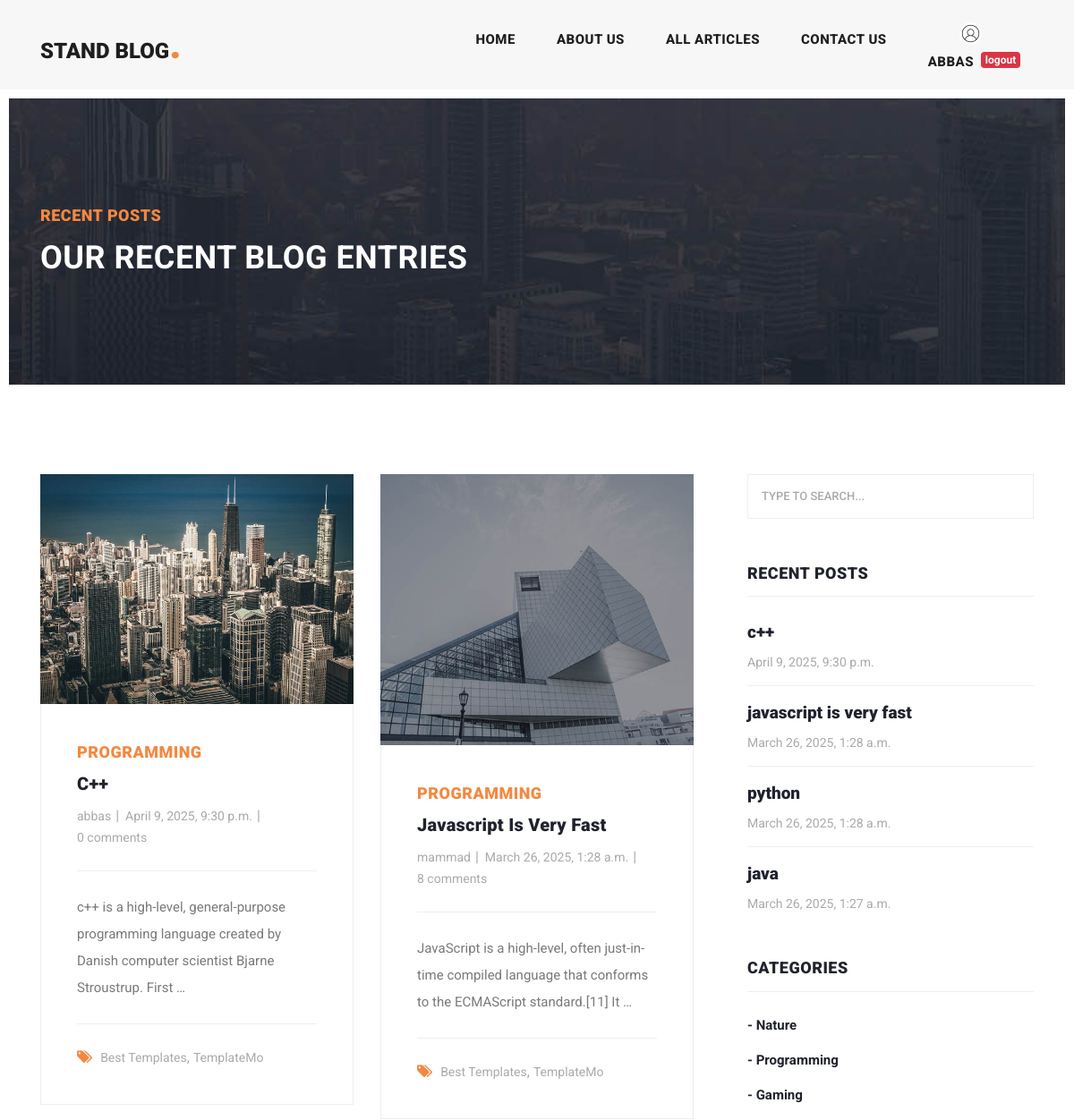
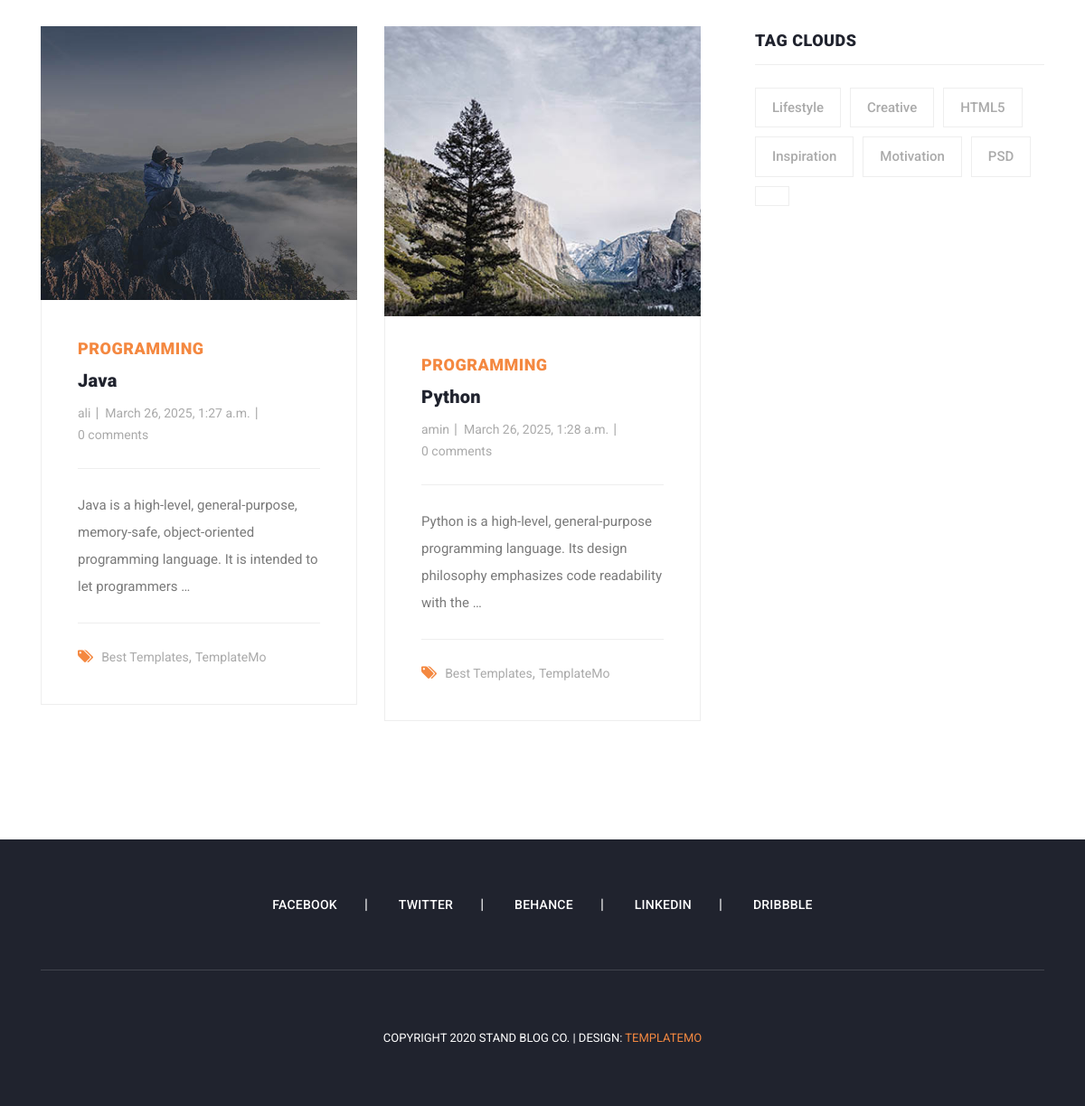
The app's page /articles/category/2 (signed in) with its own data (2 pictures, top to bottom).
### blog/models.py (models this page shows, shortened)
class Article(models.Model):
    author = models.ForeignKey(User , on_delete=models.SET_NULL, null=True , blank=True , related_name='articles')
    title = models.CharField(max_length=80)
    category = models.ManyToManyField(Category , related_name="articles")
    body = models.TextField()
    image = models.ImageField(upload_to='images/articles' , null=True, blank=True)
    created = models.DateTimeField(auto_now_add=True)
    updated = models.DateTimeField(auto_now=True)
    is_published = models.BooleanField(default=True)
    slug = models.SlugField(blank=True , unique=True)
    objects = models.Manager()
    class Meta:
        ordering = ('-updated','-created')
    def get_absolute_url(self):
        return reverse('blog:article_detail', kwargs={'slug': self.slug})

class Category(models.Model):
    title = models.CharField(max_length=100)
    created = models.DateTimeField(auto_now_add=True)
    def __str__(self):
        return self.title

### blog/views.py (the view)
# urls.py: path('category/<int:pk>', views.category_detail , name='category_detail'),
def category_detail(request , pk=None):
    category = get_object_or_404(Category, id=pk)
    articles = category.articles.all()
    return render(request , "blog/articles_list.html" , {'articles':articles})

### context_processors/context_processors.py (called while the page is built)
def recent_articles(request):
    recent_articles = Article.objects.order_by('-created')
    categories = Category.objects.all()
    return {'recent_articles': recent_articles , "categories": categories}

### blog/templates/blog/articles_list.html (shortened to what this page needs)
{% extends 'base.html' %}
{% load static %}
{% block content %}
    <div class="heading-page header-text">
      <section class="page-heading">
        <div class="container">
          <div class="row">
            <div class="col-lg-12">
              <div class="text-content">
                <h4>Recent Posts</h4>
                <h2>Our Recent Blog Entries</h2>
              </div>
            </div>
          </div>
        </div>
      </section>
    </div>
    <section class="blog-posts grid-system">
      <div class="container">
        <div class="row">
          <div class="col-lg-8">
            <div class="all-blog-posts">
              <div class="row">
                  {% for article in articles %}
                      <div class="col-lg-6">
                  <div class="blog-post">
                    <div class="blog-thumb">
                      <img src="{{ article.image.url }}" alt="">
                    </div>
                    <div class="down-content">
                      <span>{{ article.category.all.first }}</span>
                      <a href="{{ article.get_absolute_url }}"><h4>{{ article.title }}</h4></a>
                      <ul class="post-info">
                        <li><a href="#">{{ article.author.username }}</a></li>
                        <li><a href="#">{{ article.created }}</a></li>
                        <li><a href="#">{{ article.comments.count }} comments</a></li>
                      </ul>
                        <p>{{ article.body|truncatewords:15 }}</p>
                      <div class="post-options">
                        <div class="row">
                          <div class="col-lg-12">
                            <ul class="post-tags">
                              <li><i class="fa fa-tags"></i></li>
                              <li><a href="#">Best Templates</a>,</li>
                              <li><a href="#">TemplateMo</a></li>
                            </ul>
                          </div>
                        </div>
                      </div>
                    </div>
                  </div>
                </div>
                  {% endfor %}
                <div class="col-lg-12">
                </div>
              </div>
            </div>
          </div>
        {% include 'includes/sidebar.html' %}
        </div>
      </div>
    </section>
{% endblock %}

### templates/includes/header.html (shortened to what this page needs)
{% load static %}
<header class="">
      <nav class="navbar navbar-expand-lg">
        <div class="container">
          <a class="navbar-brand" href="index.html"><h2>Stand Blog<em>.</em></h2></a>
          <div class="collapse navbar-collapse" id="navbarResponsive">
            <ul class="navbar-nav ml-auto">
              <li class="nav-item{% if request.resolver_match.url_name == 'home' %} active {% endif %}">
                <a class="nav-link" href="{% url 'home_app:home' %}">Home
                </a>
              </li>
              <li class="nav-item">
                <a class="nav-link" href="{% url 'blog:about_us' %}">About Us</a>
              </li>
              <li class="nav-item {% if request.resolver_match.url_name == 'articles_list' %} active {% endif %} ">
                <a class="nav-link" href="{% url 'blog:articles_list' %}">All Articles</a>
              </li>
              <li class="nav-item">
                <a class="nav-link" href="{% url 'blog:contact_us' %}">Contact Us</a>
              </li>
              <li class="nav-item">
                  {% if request.user.is_authenticated %}
                      {% if user.profile.image %}
                          <span><img src="{{ user.profile.image.url }}" width="25px" height="25px" style="border-radius: 100%" alt=""></span>
                          {% else %}
                          <span><img src="{% static 'images/icons/index.jpg' %}" width="25px" height="25px" style="border-radius: 100%" alt=""></span>
                      {% endif %}
                      <div class="d-flex">
                          <a class="nav-link" href="">{{ request.user.username }}</a>
                      <a href={% url 'account:logout' %}><span class="badge badge-danger mt-2">logout</span></a>
                      </div>
                  {% else %}
                      <div class="d-flex" >
                      <a class="nav-link" href={% url 'account:login' %}>login</a> __
                      <a class="nav-link" href={% url 'account:register' %}>register</a>
                      </div>
                  {% endif %}
              </li>
            </ul>
          </div>
        </div>
      </nav>
    </header>

### templates/includes/sidebar.html
{% load static %}
<div class="col-lg-4">
            <div class="sidebar">
              <div class="row">
                <div class="col-lg-12">
                  <div class="sidebar-item search">
                    <form id="search_form" name="gs" method="GET" action="{% url 'blog:search_articles' %}">
                      <input type="text" name="q" class="searchText" placeholder="type to search..." autocomplete="on">
                    </form>
                  </div>
                </div>
                <div class="col-lg-12">
                  <div class="sidebar-item recent-posts">
                    <div class="sidebar-heading">
                      <h2>Recent Posts</h2>
                    </div>
                    <div class="content">
                      <ul>
                        {% for article in recent_articles %}
                            <li><a href="{{ article.get_absolute_url }}">
                              <h5>{{ article.title }}</h5>
                              <span>{{ article.created }}</span>
                        </a></li>
                        {% endfor %}
                      </ul>
                    </div>
                  </div>
                </div>
                <div class="col-lg-12">
                  <div class="sidebar-item categories">
                    <div class="sidebar-heading">
                      <h2>Categories</h2>
                    </div>
                    <div class="content">
                      <ul>
                          {% for category in categories %}
                              <li><a href="{% url 'blog:category_detail' category.id %}">- {{ category.title }}</a></li>
                          {% endfor %}
                      </ul>
                    </div>
                  </div>
                </div>
                <div class="col-lg-12">
                  <div class="sidebar-item tags">
                    <div class="sidebar-heading">
                      <h2>Tag Clouds</h2>
                    </div>
                    <div class="content">
                      <ul>
                        <li><a href="#">Lifestyle</a></li>
                        <li><a href="#">Creative</a></li>
                        <li><a href="#">HTML5</a></li>
                        <li><a href="#">Inspiration</a></li>
                        <li><a href="#">Motivation</a></li>
                        <li><a href="#">PSD</a></li>
                        <li><a href="#">{{ name }}</a></li>
                      </ul>
                    </div>
                  </div>
                </div>
              </div>
            </div>
          </div>

### records on screen
Article: image (picture), category.all.first "PROGRAMMING", title "C++", author.username "abbas", created "April 9, 2025, 9:30 p.m.", comments.count "0", body "c++ is a high-level, general-purpose programming language created by Danish computer scientist Bjarne Stroustrup. First …", title "c++"
Article: image (picture), category.all.first "PROGRAMMING", title "Javascript Is Very Fast", author.username "mammad", created "March 26, 2025, 1:28 a.m.", comments.count "8", body "JavaScript is a high-level, often just-in-time compiled language that conforms to the ECMAScript standard.[11] It …", title "javascript is very fast"
Article: image (picture), category.all.first "PROGRAMMING", title "Java", author.username "ali", created "March 26, 2025, 1:27 a.m.", comments.count "0", body "Java is a high-level, general-purpose, memory-safe, object-oriented programming language. It is intended to let programmers …", title "java"
Article: image (picture), category.all.first "PROGRAMMING", title "Python", author.username "amin", created "March 26, 2025, 1:28 a.m.", comments.count "0", body "Python is a high-level, general-purpose programming language. Its design philosophy emphasizes code readability with the …", title "python"
Category: title "Nature"
Category: title "Programming"
Category: title "Gaming"

### other values on screen
{{ request.user.username }} "ABBAS"
